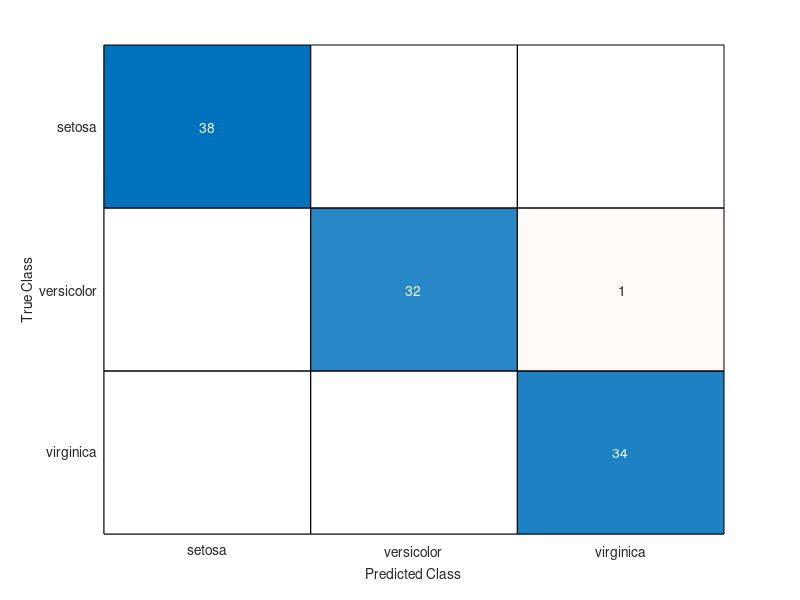

Recreate this plot in MATLAB.
%あやめデータの読み込み
load fisheriris
%乱数生成
rng('default');

%サンプル数の取得
n = length(species);
%交差検証用のデータの分割
hpartition = cvpartition(n, 'HoldOut', 0.3);

%訓練用のインデックスの取得、特徴量の代入、教師データの代入
idxTrain = training(hpartition);
measTrain = meas(idxTrain, :);
speciesTrain = species(idxTrain);

%評価用のインデックスの取得、特徴量の代入、教師データの代入
idxTest = test(hpartition);
measTest = meas(idxTrain, :);
speciesTest = species(idxTrain);

%3クラスを分類する境界直線の決定
lda = fitcdiscr(measTrain, speciesTrain);
%評価データに対する分類
predictedSpecies = predict(lda, measTest);

%混同行列の表示
confusionchart(speciesTest, predictedSpecies);
